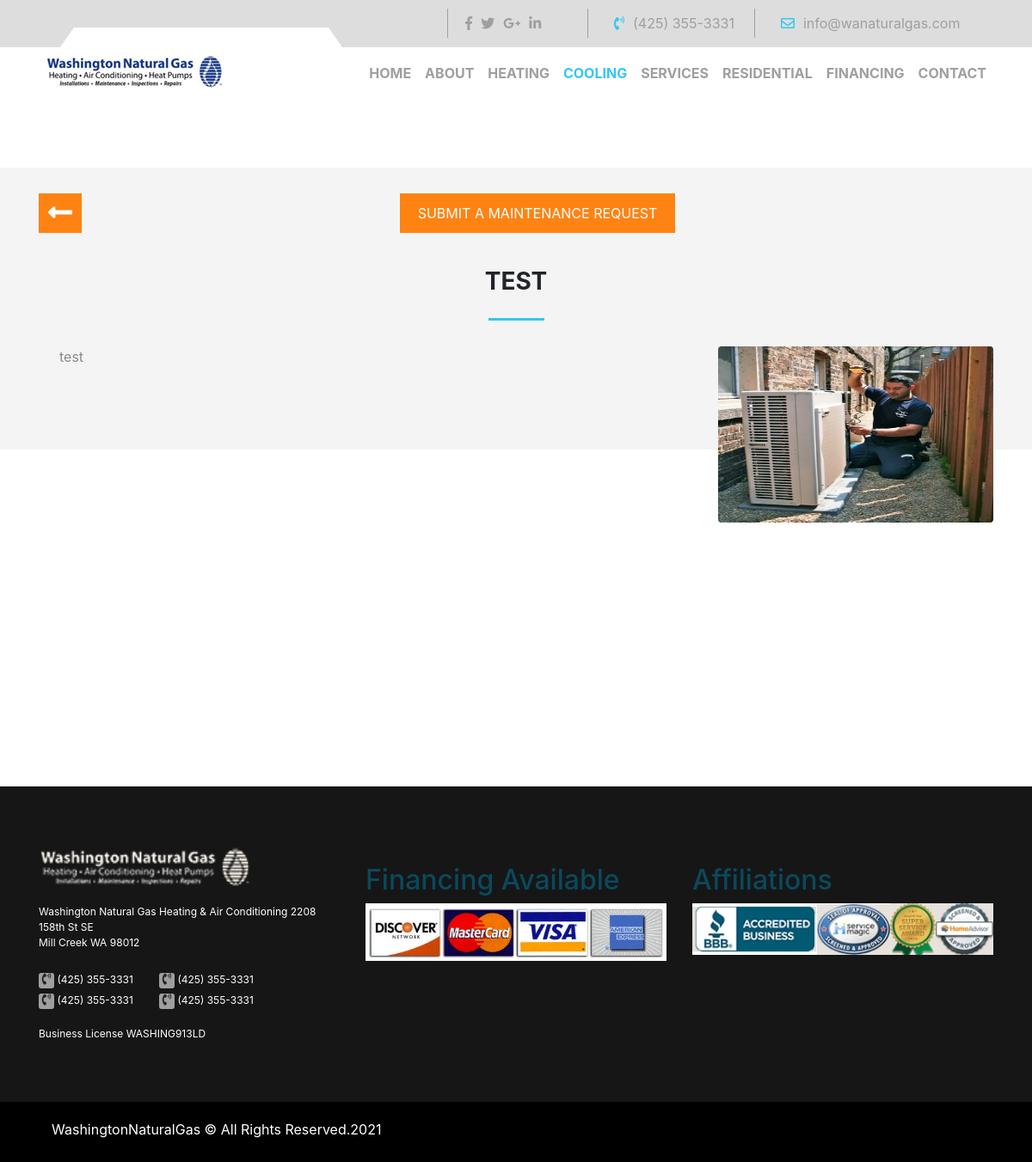
Page /post/2/ on the earlier database version.
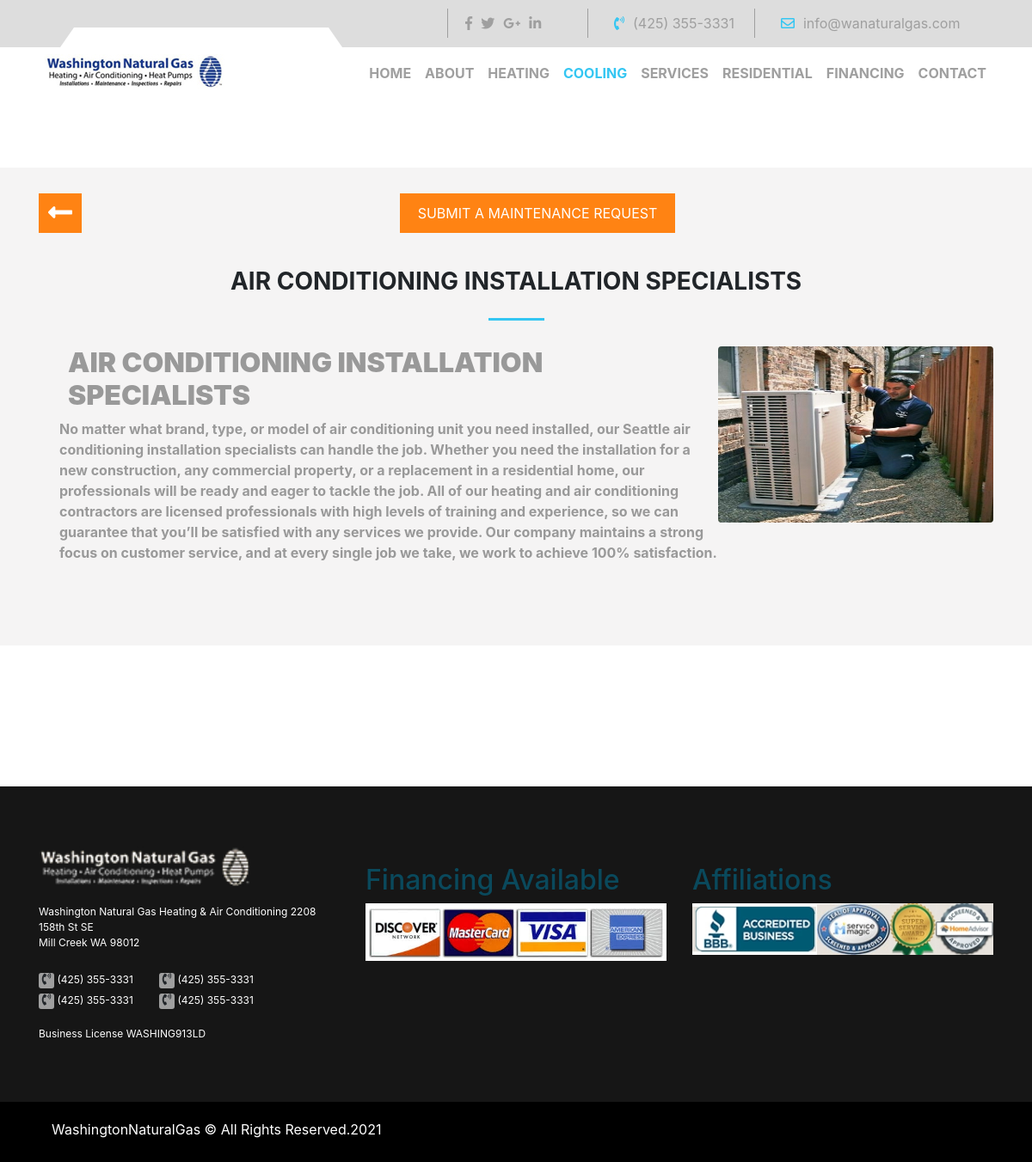
Same page on the later database version.
### service/models.py (models this page shows, shortened)
class Post(models.Model):
    content_type = models.ForeignKey(ContentType, on_delete=models.CASCADE)
    content_object = GenericForeignKey('content_type', 'object_id')
    object_id = models.PositiveIntegerField(null=True)
    title = models.CharField(max_length=250)
    image = models.ImageField(upload_to='images/')
    description = RichTextField()
    class Meta:
        verbose_name = 'Post'
        verbose_name_plural = 'Posts'

### service/views.py (the view)
# urls.py: path('post/<int:post_id>/', views.post_view, name='post'),
def post_view(request, post_id):
    post = get_object_or_404(Post, id=post_id)
    cooling = Cooling.objects.first()
    if cooling == post.content_object:
        active = 'cooling'
    else:
        active = 'heating'
    context = {
        'post': post,
        'active':active
    }
    return render(request, 'service/post.html', context)

### templates/service/post.html (shortened to what this page needs)
{% extends 'base.html' %}
{% load static %}
{% block content %}
<section class="big-form">
    <div class="main-section">
      <div class="container">
      {% include 'base/back_button.html' %}
      {% include 'base/submit_request_button.html' %}
      </div>
      <h4 class="h3 head-border-blue">{{ post.title }}</h4>
      <div class="container">
        <div class="float-md-right float-sm-none"><img class="rounded" style="height: 205px;width: 320px;" src="{{ post.image.url }}" alt="{{ post.title }}" ></div>
        <div class="ml-4">{{ post.description|safe }}</div>
      </div>
    </div>
</section>
 {% endblock %}

Differences in the rows shown:
changed Post: title "TEST" → "AIR CONDITIONING INSTALLATION SPECIALISTS"; description "test" → "AIR CONDITIONING INSTALLATION SPECIALISTS No matter what brand, type, or model of air conditioning unit you need installed, our Seattle air conditioning installation specialists can handle the job. Whether you need the installation for a new construction, any commercial property, or a replacement in a residential home, our professionals will be ready and eager to tackle the job. All of our heating and air conditioning contractors are licensed professionals with high levels of training and experience, so we can guarantee that you’ll be satisfied with any services we provide. Our company maintains a strong focus on customer service, and at every single job we take, we work to achieve 100%…"
